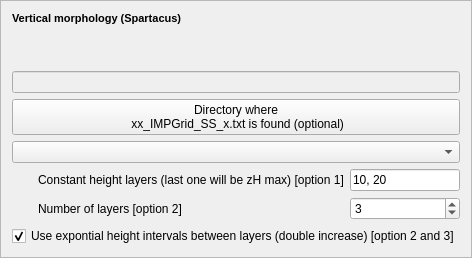
    <widget class="QFrame" name="frame">
     <property name="frameShape">
      <enum>QFrame::StyledPanel</enum>
     </property>
     <property name="frameShadow">
      <enum>QFrame::Raised</enum>
     </property>
     <layout class="QGridLayout" name="gridLayout_22">
      <item row="2" column="0" colspan="3">
       <widget class="QLineEdit" name="textInputIMPDataSS">
        <property name="enabled">
         <bool>false</bool>
        </property>
       </widget>
      </item>
      <item row="11" column="0" colspan="3">
       <widget class="QCheckBox" name="SS_checkBox_skew">
        <property name="text">
         <string>Use expontial height intervals between layers (double increase) [option 2 and 3]</string>
        </property>
        <property name="checked">
         <bool>true</bool>
        </property>
       </widget>
      </item>
      <item row="8" column="2">
       <widget class="QLineEdit" name="SS_LineEdit_constant">
        <property name="enabled">
         <bool>true</bool>
        </property>
        <property name="text">
         <string>10, 20</string>
        </property>
       </widget>
      </item>
      <item row="9" column="2">
       <widget class="QSpinBox" name="spinBoxLayers">
        <property name="minimum">
         <number>1</number>
        </property>
        <property name="maximum">
         <number>15</number>
        </property>
        <property name="singleStep">
         <number>1</number>
        </property>
        <property name="value">
         <number>3</number>
        </property>
       </widget>
      </item>
      <item row="4" column="0" colspan="3">
       <widget class="QComboBox" name="SS_comboBox">
        <property name="currentIndex">
         <number>0</number>
        </property>
        <item>
         <property name="text">
          <string/>
         </property>
        </item>
        <item>
         <property name="text">
          <string>Use constant height intervals for all intermediate grids [option 1]</string>
         </property>
        </item>
        <item>
         <property name="text">
          <string>Specify number of layers for all grids [option 2]</string>
         </property>
        </item>
        <item>
         <property name="text">
          <string>Vary number of layers based on zHmax [option 3]</string>
         </property>
        </item>
       </widget>
      </item>
      <item row="8" column="1">
       <widget class="QLabel" name="label_56">
        <property name="text">
         <string>Constant height layers (last one will be zH max) [option 1]</string>
        </property>
       </widget>
      </item>
      <item row="3" column="0" colspan="3">
       <widget class="QPushButton" name="pushButtonImportSS">
        <property name="enabled">
         <bool>true</bool>
        </property>
        <property name="sizePolicy">
         <sizepolicy hsizetype="Minimum" vsizetype="Fixed">
          <horstretch>0</horstretch>
          <verstretch>0</verstretch>
         </sizepolicy>
        </property>
        <property name="text">
         <string>Directory where 
 xx_IMPGrid_SS_x.txt is found (optional)</string>
        </property>
       </widget>
      </item>
      <item row="0" column="0" colspan="3">
       <widget class="QLabel" name="label_59">
        <property name="text">
         <string>&lt;!DOCTYPE HTML PUBLIC &quot;-//W3C//DTD HTML 4.0//EN&quot; &quot;http://www.w3.org/TR/REC-html40/strict.dtd&quot;&gt;
&lt;html&gt;&lt;head&gt;&lt;meta name=&quot;qrichtext&quot; content=&quot;1&quot; /&gt;&lt;style type=&quot;text/css&quot;&gt;
p, li { white-space: pre-wrap; }
&lt;/style&gt;&lt;/head&gt;&lt;body style=&quot; font-family:'MS Shell Dlg 2'; font-size:7.8pt; font-weight:400; font-style:normal;&quot;&gt;
&lt;p style=&quot; margin-top:0px; margin-bottom:0px; margin-left:0px; margin-right:0px; -qt-block-indent:0; text-indent:0px;&quot;&gt;&lt;span style=&quot; font-size:8pt; font-weight:600;&quot;&gt;Vertical morphology (Spartacus)&lt;/span&gt;&lt;/p&gt;&lt;/body&gt;&lt;/html&gt;</string>
        </property>
       </widget>
      </item>
      <item row="9" column="1">
       <widget class="QLabel" name="label_57">
        <property name="text">
         <string>Number of layers [option 2]</string>
        </property>
       </widget>
      </item>
      <item row="1" column="0">
       <spacer name="verticalSpacer_2">
        <property name="orientation">
         <enum>Qt::Vertical</enum>
        </property>
        <property name="sizeHint" stdset="0">
         <size>
          <width>20</width>
          <height>40</height>
         </size>
        </property>
       </spacer>
      </item>
     </layout>
    </widget>
